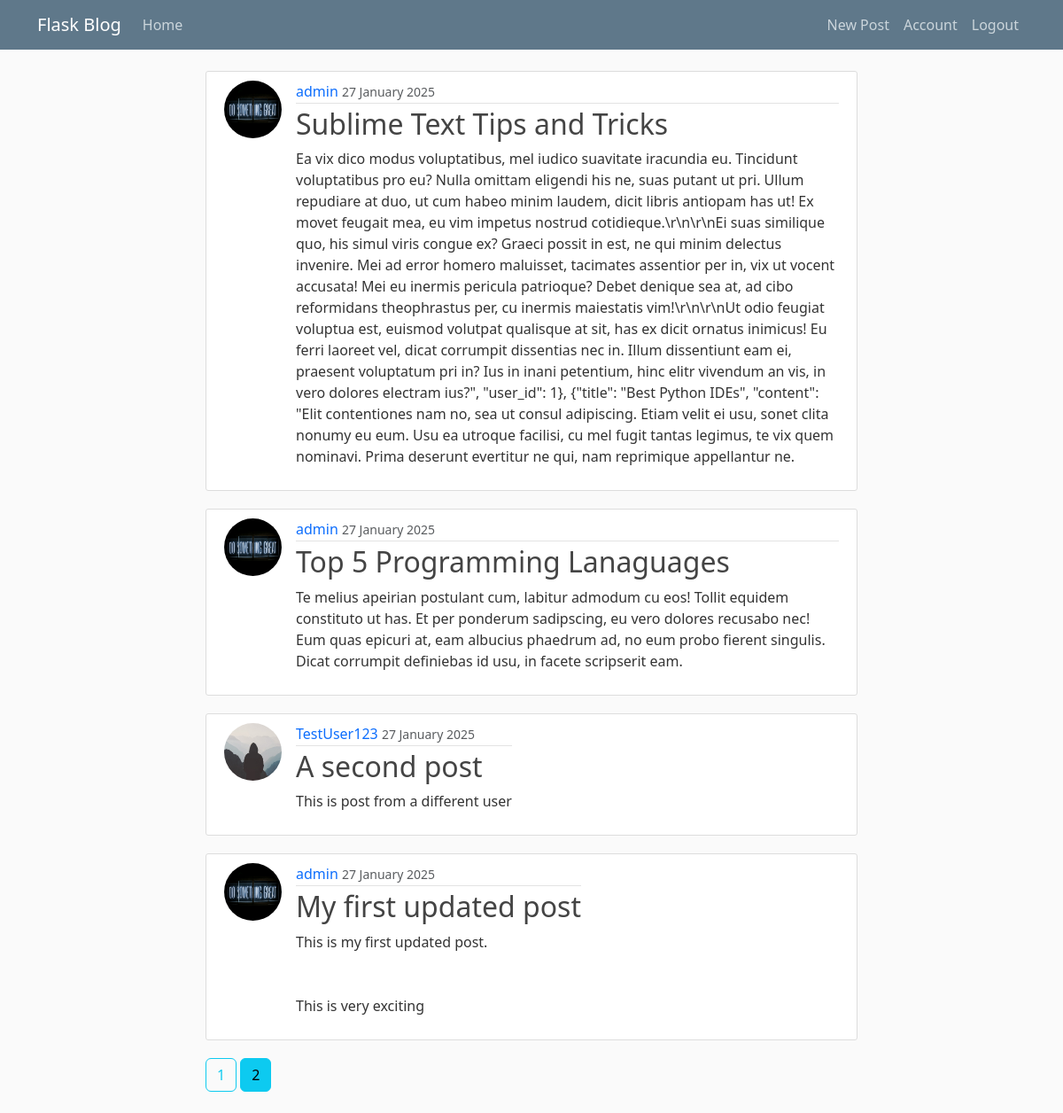
/home?page=2 (signed in), run on the app's committed database.
### flaskblog/models.py (models this page shows, shortened)
class Post(db.Model):
    id = db.Column(db.Integer, primary_key=True)
    title = db.Column(db.String(100), nullable=False)
    date = db.Column(db.DateTime, nullable=False, default=datetime.utcnow)
    content = db.Column(db.Text, nullable=False)
    user_id = db.Column(db.Integer, db.ForeignKey('user.id'), nullable=False)
    likes = db.relationship('Like', backref='post', lazy=True)

class User(db.Model, UserMixin):
    id = db.Column(db.Integer, primary_key=True)
    username = db.Column(db.String(20), unique=True, nullable=False)
    email = db.Column(db.String(120), unique=True, nullable=False)
    image_file = db.Column(db.String(20), nullable=False, default="default.jpg")
    password = db.Column(db.String(60), nullable=False)
    posts = db.relationship("Post", backref="author", lazy=True)

### flaskblog/main/routes.py (the view)
@main.route("/")
@main.route("/home")
def home():
    page = request.args.get('page', 1, type=int)
    posts = Post.query.order_by(Post.date.desc()).paginate(page=page, per_page=5)
    return render_template("home.html", posts=posts)

### flaskblog/models.py (called while the page is built)
@login_manager.user_loader
def load_user(user_id):
    return User.query.get(int(user_id))

### flaskblog/templates/home.html
{% extends "layout.html" %}
{% block content %}
    {% for post in posts.items %}
        <article class="media content-section">
            <div class="media d-flex">
                <img class="rounded-circle article-img" src="{{ url_for('static', filename='profile_pics/' + post.author.image_file) }}" alt="">
                <div class="media-body">
                <div class="article-metadata">
                    <a class="mr-2" href="{{url_for('users.user_posts', username=post.author.username)}}">{{ post.author.username }}</a>
                    <small class="text-muted">{{ post.date.strftime("%d %B %Y") }}</small>
                </div>
                <h2><a class="article-title" href="{{ url_for('posts.post', post_id=post.id) }}">{{ post.title }}</a></h2>
                <p class="article-content">{{ post.content }}</p>
                </div>
            </div>
        </article>
    {% endfor %}
    {% for page_num in posts.iter_pages(left_edge=1, right_edge=1, left_current=1, right_current=2) %}
        {% if page_num %}
            {% if posts.page == page_num %}
                <a class="btn btn-info mb-4" href="{{ url_for('main.home', page=page_num) }}"> {{ page_num }} </a>
            {% else %}
                <a class="btn btn-outline-info mb-4" href="{{ url_for('main.home', page=page_num) }}"> {{ page_num }} </a>
            {% endif %}
        {% else %}
            ...
        {% endif %}
    {% endfor %}
{% endblock content %}

### flaskblog/static/main.css (style rules this page uses)
body { background: #fafafa; color: #333333; margin-top: 5rem; }
h1, h2, h3, h4, h5, h6 { color: #444444; }
a { text-decoration: none; }
.content-section { background: #ffffff; padding: 10px 20px; border: 1px solid #dddddd; border-radius: 3px; margin-bottom: 20px; }
.article-title { color: #444444; }
.article-content { white-space: pre-line; }
.article-img { height: 65px; width: 65px; margin-right: 16px; }
.article-metadata { padding-bottom: 1px; margin-bottom: 4px; border-bottom: 1px solid #e3e3e3 }

### data on the page
Post: image_file (picture), author.username "admin", date "27 January 2025", title "Sublime Text Tips and Tricks", content "Ea vix dico modus voluptatibus, mel iudico suavitate iracundia eu. Tincidunt voluptatibus pro eu? Nulla omittam eligendi his ne, suas putant ut pri. Ullum repudiare at duo, ut cum habeo minim laudem, dicit libris antiopam has ut! Ex movet feugait mea, eu vim impetus nostrud cotidieque.\\r\\n\\r\\nEi suas similique quo, his simul viris congue ex? Graeci possit in est, ne qui minim delectus invenire. Mei ad error homero maluisset, tacimates assentior per in, vix ut vocent accusata! Mei eu inermis pericula patrioque? Debet denique sea at, ad cibo reformidans theophrastus per, cu inermis maiestatis vim!\\r\\n\\r\\nUt odio feugiat voluptua est, euismod volutpat qualisque at sit, has ex dicit ornatus…"
Post: image_file (picture), author.username "admin", date "27 January 2025", title "Top 5 Programming Lanaguages", content "Te melius apeirian postulant cum, labitur admodum cu eos! Tollit equidem constituto ut has. Et per ponderum sadipscing, eu vero dolores recusabo nec! Eum quas epicuri at, eam albucius phaedrum ad, no eum probo fierent singulis. Dicat corrumpit definiebas id usu, in facete scripserit eam."
Post: image_file (placeholder picture), author.username "TestUser123", date "27 January 2025", title "A second post", content "This is post from a different user"
Post: image_file (picture), author.username "admin", date "27 January 2025", title "My first updated post", content "This is my first updated post. This is very exciting"

### other printed values
{{ page_num }} "1"
{{ page_num }} "2"
